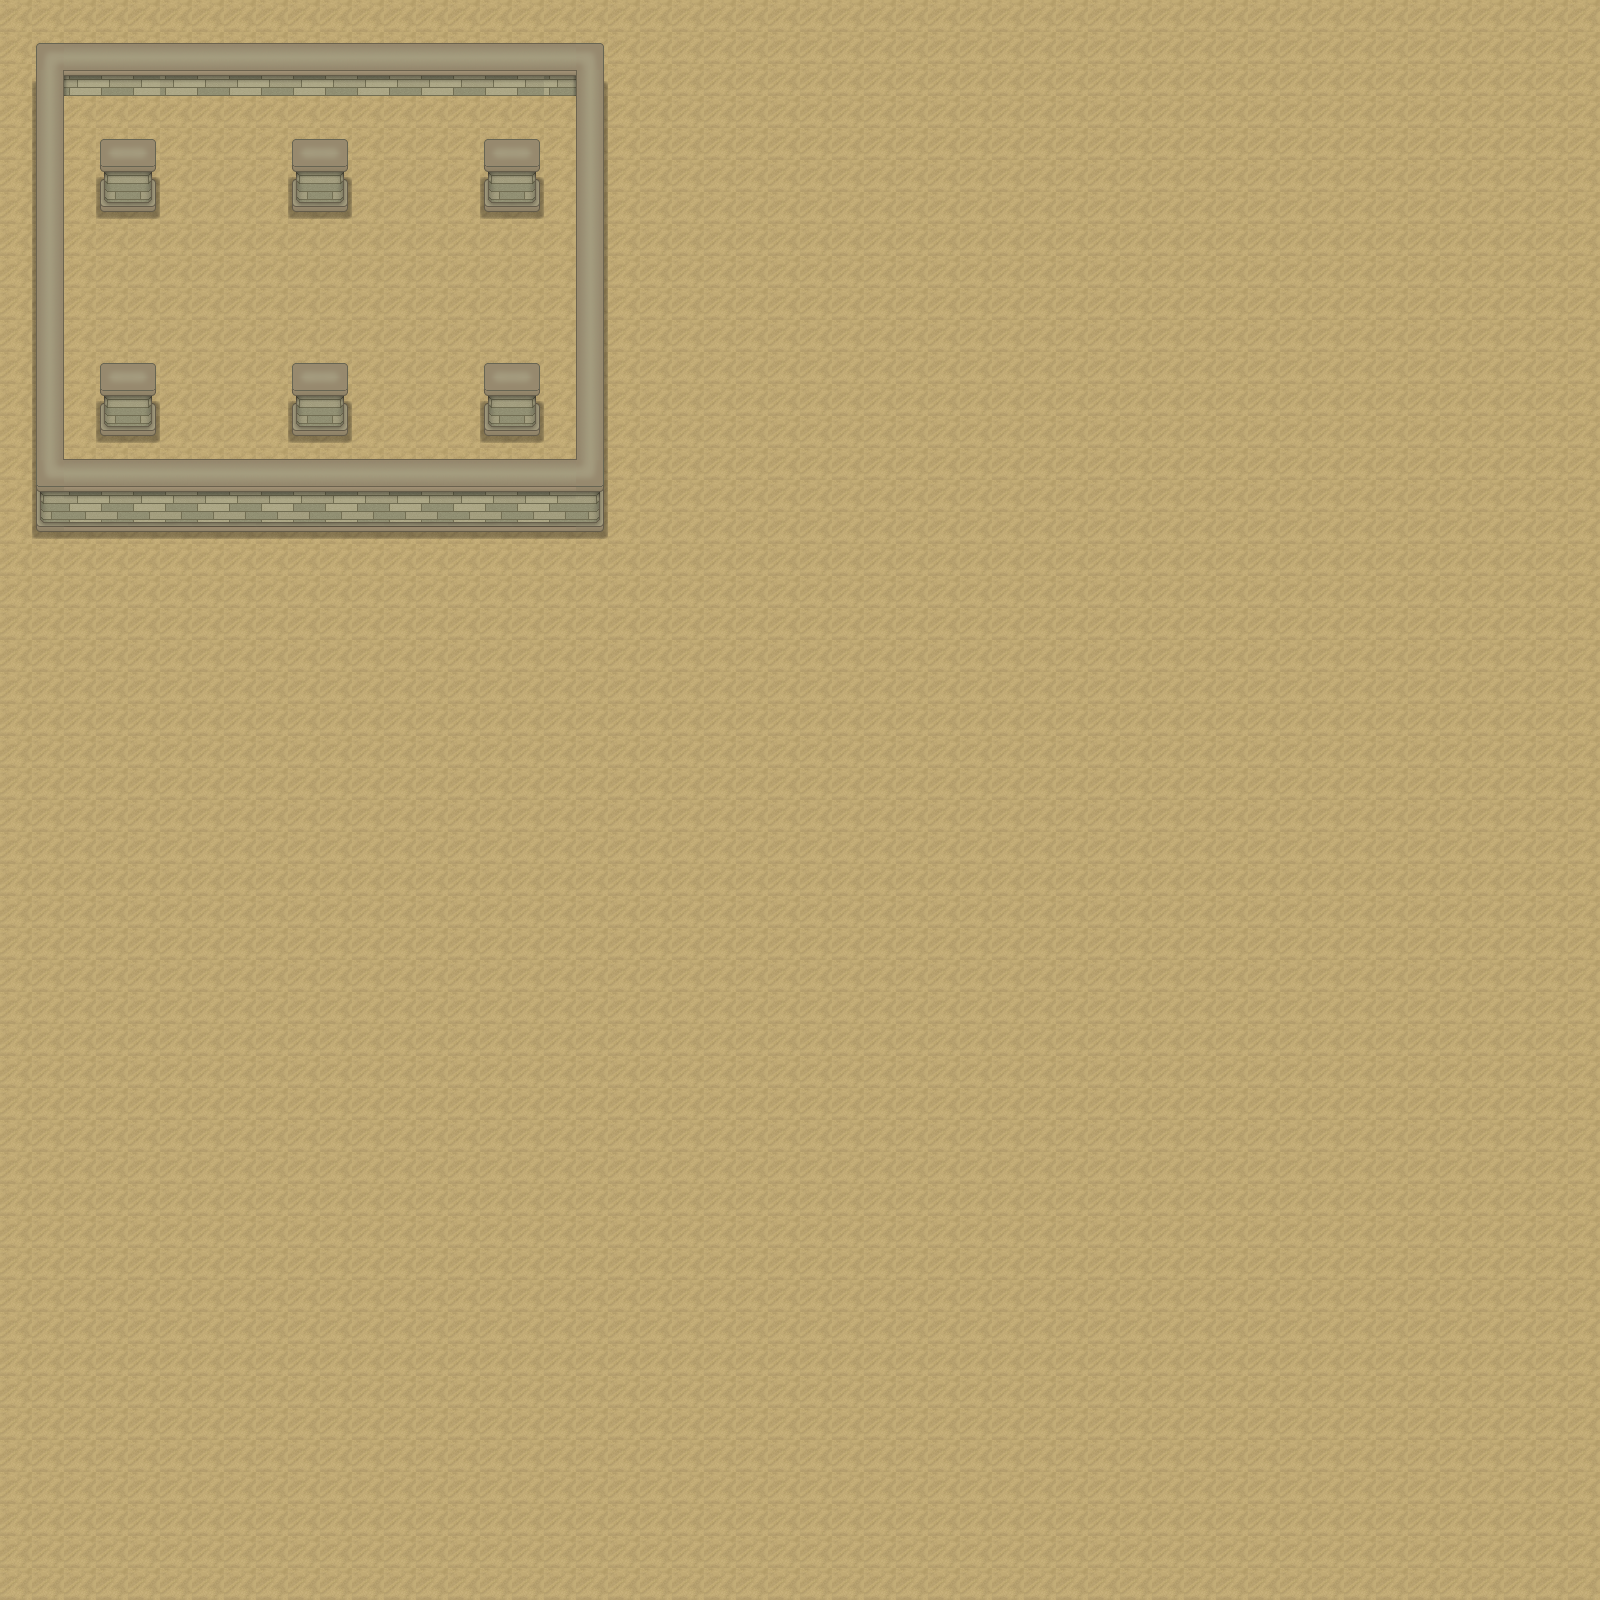

Tiled map render using the project's own tile images. Description and the map definition, with tile-layer contents summarised, below:
An orthogonal 50x50 tile map with 32x32 px tiles, 5 tile layers (Bottom Layer, BottomMiddle, Middle Layer, Upper Middle Layer, ...) and 7 objects (4x pickup, 3x player).

<map version="1.0" orientation="orthogonal" width="50" height="50" tilewidth="32" tileheight="32">
 <properties>
  <property name="entitylayer" value="2" />
 </properties>
 <tileset firstgid="1" name="pokemon" tilewidth="32" tileheight="32">
  <image source="../images/pokemon.png" width="256" height="1728" />
 </tileset>
 <layer name="Bottom Layer" width="50" height="50">
  <data>[2500 cells, 2500 non-empty, 1 distinct tile ids]</data>
 </layer>
 <layer name="BottomMiddle" width="50" height="50">
  <data>[2500 cells, 12 non-empty, 2 distinct tile ids]</data>
 </layer>
 <layer name="Middle Layer" width="50" height="50">
  <properties>
   <property name="collidable" value="true" />
  </properties>
  <data>[2500 cells, 12 non-empty, 2 distinct tile ids]</data>
 </layer>
 <layer name="Upper Middle Layer" width="50" height="50">
  <properties>
   <property name="collidable" value="true" />
  </properties>
  <data>[2500 cells, 96 non-empty, 24 distinct tile ids]</data>
 </layer>
 <layer name="Top Layer" width="50" height="50">
  <data>[2500 cells, 28 non-empty, 4 distinct tile ids]</data>
 </layer>
 <objectgroup name="Objects" width="50" height="50">
  <object name="uzi" type="pickup" x="132" y="263" width="22" height="23">
   <properties>
    <property name="respawntime" value="10.0" />
    <property name="texturepath" value="data/images/uzi.png" />
    <property name="weaponname" value="uzi" />
   </properties>
  </object>
  <object name="shotgun" type="pickup" x="177" y="263" width="22" height="23">
   <properties>
    <property name="respawntime" value="10.0" />
    <property name="texturepath" value="data/images/shotgun.png" />
    <property name="weaponname" value="shotgun" />
   </properties>
  </object>
  <object name="sniper" type="pickup" x="225" y="263" width="22" height="23">
   <properties>
    <property name="respawntime" value="10.0" />
    <property name="texturepath" value="data/images/sniper.png" />
    <property name="weaponname" value="sniper" />
   </properties>
  </object>
  <object name="pistol" type="pickup" x="268" y="265" width="22" height="23">
   <properties>
    <property name="respawntime" value="10.0" />
    <property name="texturepath" value="data/images/pistol.png" />
    <property name="weaponname" value="pistol" />
   </properties>
  </object>
  <object name="player" type="player" x="198" y="185" width="26" height="26">
   <properties>
    <property name="ai" value="false" />
   </properties>
  </object>
  <object name="player" type="player" x="425" y="268" width="26" height="26">
   <properties>
    <property name="ai" value="true" />
   </properties>
  </object>
  <object name="player" type="player" x="428" y="218" width="26" height="26">
   <properties>
    <property name="ai" value="true" />
   </properties>
  </object>
 </objectgroup>
</map>
